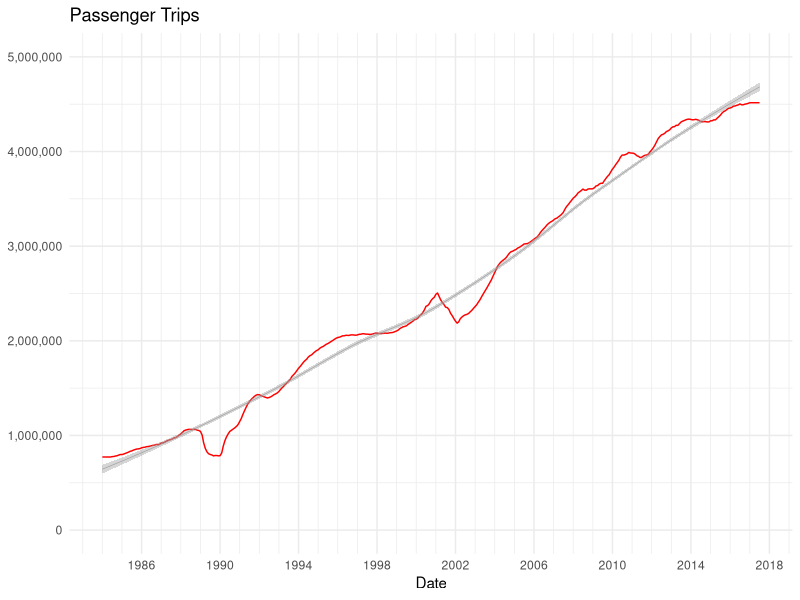
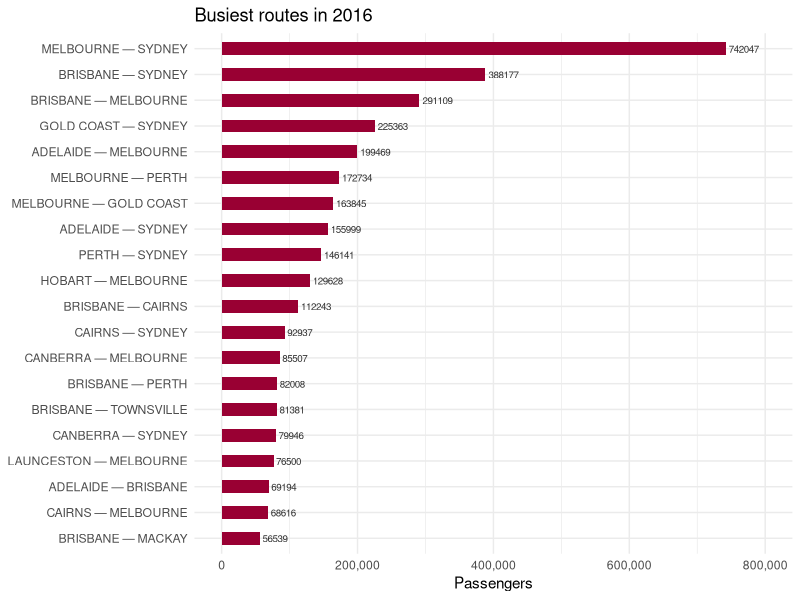
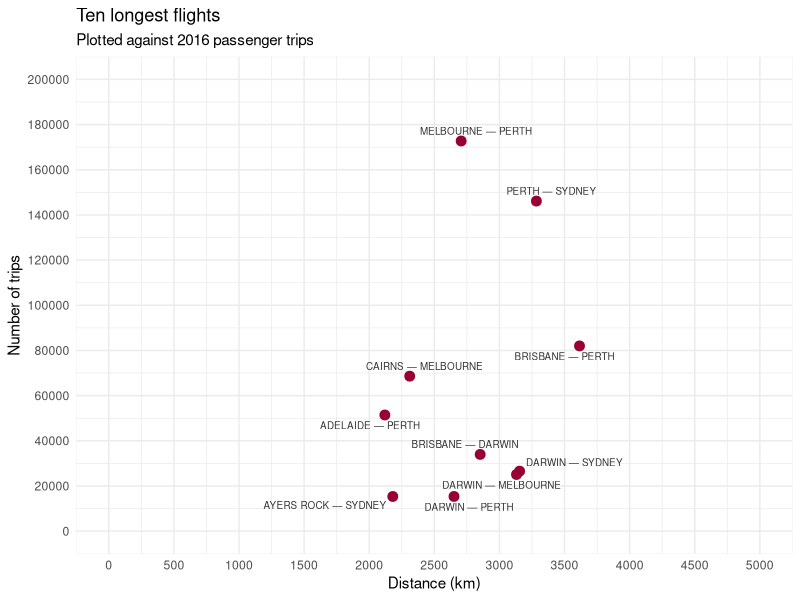
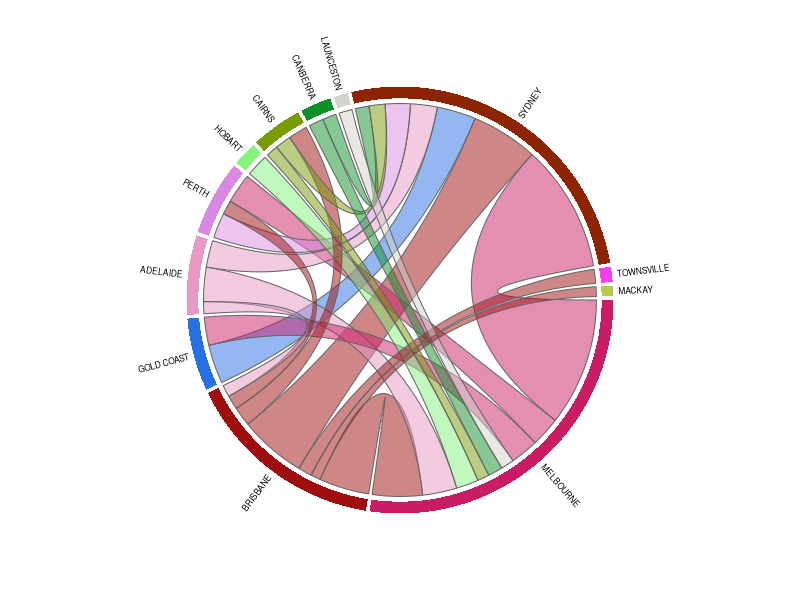
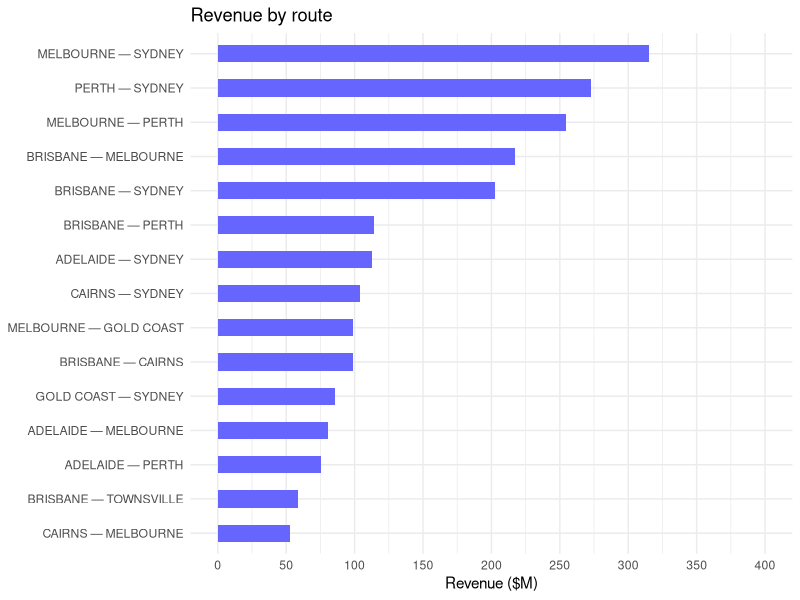
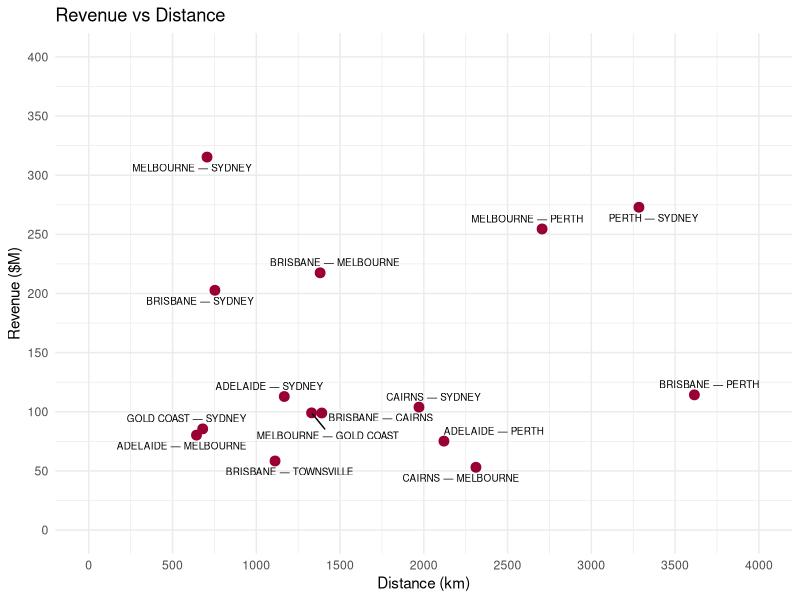

R code for these plots, in order:
## ---- chunk 1
rm(list=ls())
## ---- chunk 2
library(dplyr)
library(tidyr)
library(readr)
library(lubridate)
library(zoo)
library(ggplot2)
library(ggthemes)
library(gridExtra)
library(ggrepel)
library(RColorBrewer)
library(formattable)
library(circlize)
## ---- chunk 3
read_traffic <- function () {
  read_csv("./domcitypairsweb-2017-10-04.csv")
}

transform_traffic <- function (df) {
  df %>% 
  mutate(
    Month = as.Date(Month, origin="1899-12-30"), # Convert from Excel format
    City1 = as.factor(City1),
    City2 = as.factor(City2))
}
## ---- chunk 4
monthly_traffic <- . %>%
  select(Month, Trips = Passenger_Trips, Seats, RPKs, ASKs) %>%
  group_by(Month) %>%
  summarise_all(funs(. %>% as.numeric %>% sum)) %>%
  # rename_all(funs(str_replace(., "_\\w+", ""))) %>%
  mutate_at(
    vars(Trips, Seats, RPKs, ASKs), 
    funs(rollmean(., k = 12, fill = "extend", align = "center")))
## ---- chunk 5
by_airport_pairs <- . %>%
  unite(Journey, City1, City2, sep = " — ", remove = TRUE) %>%
  group_by(Journey)
## ---- chunk 6
busiest_routes <- function (df, n = 20, year = 2016) { 
  df %>%
    filter(Year == year) %>%
    group_by(City1, City2) %>%
    summarise(
      Trips = Passenger_Trips %>% mean %>% floor) %>%
    arrange(desc(Trips)) %>%
    head(n = n)
}
## ---- chunk 7
dom <- read_traffic() %>% transform_traffic()
glimpse(dom)
## ---- chunk 8
lm_model <- lm(Passenger_Trips ~ Month, data = dom)
summary(lm_model)
## ---- chunk 9
dom %>%
  monthly_traffic() %>%
  ggplot(aes(x=Month, y = Trips)) +
  geom_line(
    colour = "red") +
  stat_smooth(
    method = "loess", colour = "#999999", size = 0.2) +
  scale_x_date(
    date_breaks = "4 years", 
    date_minor_breaks = "1 year", 
    date_labels = "%Y") +
  scale_y_continuous(
    limits = c(0, 5e6), 
    labels = scales::comma) +
  labs(
    title = "Passenger Trips", 
    x = "Date", 
    y = NULL) +
  theme_minimal()
## ---- chunk 10
dom %>%
  busiest_routes(year = 2016, n = 20) %>%
  by_airport_pairs %>%
  ggplot(aes(x = reorder(Journey, Trips), y = Trips)) +
  geom_bar(
    stat = "identity", 
    width = 0.5, 
    fill = "#990033") +
  geom_text(
    aes(label = Trips), 
    size=2.5, hjust = -0.1, 
    colour = "#333333") +
  scale_y_continuous(
    limits = c(0, 800000),
    labels = scales::comma) +
  coord_flip() +
  labs(
    title = "Busiest routes in 2016", 
    x = "Journey", 
    y = "Passengers") +
  theme_minimal() +
  theme(axis.title.y = element_blank())
## ---- chunk 11
dom %>%
  filter(Year == 2016) %>%
  by_airport_pairs() %>%
  summarise(
    Distance = mean(`Distance_GC_(km)`),
    Trips = mean(Passenger_Trips)) %>%
  arrange(desc(Distance)) %>%
  head(n = 10) %>%
  ggplot(aes(x = Distance, y = Trips)) +
  geom_point(size = 3.0, color = "#990033") +
  geom_text_repel(
    aes(label = Journey), size=2.5, 
    colour = "#333333") +
  scale_x_continuous(breaks = seq(0, 5000, 500), limits = c(0, 5000)) +
  scale_y_continuous(breaks = seq(0, 200000, 20000), limits = c(0, 200000)) +
  labs(
    title = "Ten longest flights",
    subtitle = "Plotted against 2016 passenger trips",
    y = "Number of trips", 
    x = "Distance (km)") +
  theme_minimal()
## ---- chunk 12
circos.par()
dom %>%
  busiest_routes(year = 2016, n = 20) %>%
  chordDiagram(
    annotationTrack = "grid",
    preAllocateTracks = list(track.height = max(strwidth(unlist(dimnames(.))))),
    link.border = "#666666")

circos.track(
  track.index = 1, 
  panel.fun = function(x, y) {
    circos.text(
      CELL_META$xcenter, CELL_META$ylim[1], CELL_META$sector.index, 
      facing = "clockwise", 
      niceFacing = TRUE, 
      adj = c(0, 0.5), 
      cex = 0.5)
  }, bg.border = NA) # here set bg.border to NA is important

circos.clear()
## ---- chunk 13
rpk <- dom %>%
  by_airport_pairs %>%
  group_by(Journey) %>%
  summarise(
    mean_RPK = mean(RPKs)/1e6, 
    Distance = mean(`Distance_GC_(km)`)) %>%
  arrange(desc(mean_RPK)) %>%
  head(n = 15)

rpk %>%
  ggplot(aes(x = reorder(Journey, mean_RPK), y = mean_RPK)) +
  geom_col(width = 0.5, fill = "#6666ff") +
  scale_y_continuous(breaks = seq(0, 400, 50), limits = c(0, 400)) +
  coord_flip() +
  theme_minimal() +
  labs(title = "Revenue by route",
       x = NULL,
       y = "Revenue ($M)")
## ---- chunk 14
rpk %>%
  ggplot(aes(x = Distance, y = mean_RPK)) +
  geom_point(colour = "#990033", size = 3) +
  geom_text_repel(aes(label = Journey), size = 2.5) +
  scale_x_continuous(breaks = seq(0, 4000, 500), limits = c(0, 4000)) +
  scale_y_continuous(breaks = seq(0, 400, 50), limits = c(0, 400)) +
  labs(
    title = "Revenue vs Distance",
    x = "Distance (km)",
    y = "Revenue ($M)") +
  theme_minimal()
